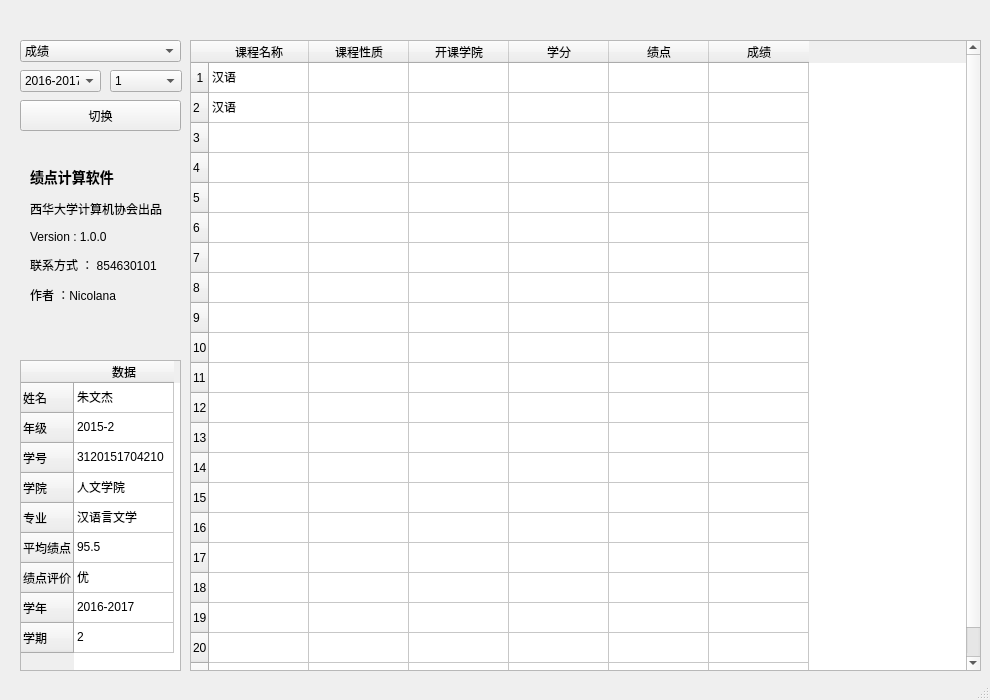
<?xml version="1.0" encoding="UTF-8"?>
<ui version="4.0">
 <class>MainWindow</class>
 <widget class="QMainWindow" name="MainWindow">
  <property name="enabled">
   <bool>true</bool>
  </property>
  <property name="geometry">
   <rect>
    <x>0</x>
    <y>0</y>
    <width>990</width>
    <height>700</height>
   </rect>
  </property>
  <property name="minimumSize">
   <size>
    <width>990</width>
    <height>700</height>
   </size>
  </property>
  <property name="maximumSize">
   <size>
    <width>990</width>
    <height>700</height>
   </size>
  </property>
  <property name="windowTitle">
   <string>MainWindow</string>
  </property>
  <widget class="QWidget" name="centralwidget">
   <widget class="QTableWidget" name="scoreTable">
    <property name="geometry">
     <rect>
      <x>190</x>
      <y>40</y>
      <width>791</width>
      <height>631</height>
     </rect>
    </property>
    <property name="minimumSize">
     <size>
      <width>791</width>
      <height>631</height>
     </size>
    </property>
    <property name="maximumSize">
     <size>
      <width>1920</width>
      <height>1080</height>
     </size>
    </property>
    <property name="font">
     <font>
      <family>Microsoft YaHei UI</family>
      <pointsize>9</pointsize>
     </font>
    </property>
    <property name="contextMenuPolicy">
     <enum>Qt::NoContextMenu</enum>
    </property>
    <property name="toolTip">
     <string>成绩课表</string>
    </property>
    <property name="layoutDirection">
     <enum>Qt::LeftToRight</enum>
    </property>
    <property name="autoFillBackground">
     <bool>true</bool>
    </property>
    <property name="lineWidth">
     <number>1</number>
    </property>
    <property name="autoScrollMargin">
     <number>7</number>
    </property>
    <property name="editTriggers">
     <set>QAbstractItemView::NoEditTriggers</set>
    </property>
    <property name="selectionBehavior">
     <enum>QAbstractItemView::SelectItems</enum>
    </property>
    <property name="textElideMode">
     <enum>Qt::ElideRight</enum>
    </property>
    <property name="verticalScrollMode">
     <enum>QAbstractItemView::ScrollPerItem</enum>
    </property>
    <property name="rowCount">
     <number>21</number>
    </property>
    <row>
     <property name="text">
      <string>1</string>
     </property>
     <property name="textAlignment">
      <set>AlignCenter</set>
     </property>
    </row>
    <row/>
    <row/>
    <row/>
    <row/>
    <row/>
    <row/>
    <row/>
    <row/>
    <row/>
    <row/>
    <row/>
    <row/>
    <row/>
    <row/>
    <row/>
    <row/>
    <row/>
    <row/>
    <row/>
    <row/>
    <column>
     <property name="text">
      <string>课程名称</string>
     </property>
     <property name="textAlignment">
      <set>AlignCenter</set>
     </property>
     <property name="background">
      <color>
       <red>85</red>
       <green>170</green>
       <blue>255</blue>
      </color>
     </property>
    </column>
    <column>
     <property name="text">
      <string>课程性质</string>
     </property>
     <property name="textAlignment">
      <set>AlignHCenter|AlignTop</set>
     </property>
    </column>
    <column>
     <property name="text">
      <string>开课学院</string>
     </property>
     <property name="textAlignment">
      <set>AlignCenter</set>
     </property>
    </column>
    <column>
     <property name="text">
      <string>学分</string>
     </property>
     <property name="textAlignment">
      <set>AlignCenter</set>
     </property>
    </column>
    <column>
     <property name="text">
      <string>绩点</string>
     </property>
     <property name="textAlignment">
      <set>AlignCenter</set>
     </property>
    </column>
    <column>
     <property name="text">
      <string>成绩</string>
     </property>
     <property name="textAlignment">
      <set>AlignCenter</set>
     </property>
    </column>
    <item row="0" column="0">
     <property name="text">
      <string>汉语</string>
     </property>
    </item>
    <item row="0" column="5">
     <property name="background">
      <brush brushstyle="NoBrush">
       <color alpha="255">
        <red>85</red>
        <green>170</green>
        <blue>255</blue>
       </color>
      </brush>
     </property>
    </item>
    <item row="1" column="0">
     <property name="text">
      <string>汉语</string>
     </property>
    </item>
    <item row="2" column="0">
     <property name="text">
      <string/>
     </property>
    </item>
   </widget>
   <widget class="QTableWidget" name="tableWidget_2">
    <property name="geometry">
     <rect>
      <x>20</x>
      <y>360</y>
      <width>161</width>
      <height>311</height>
     </rect>
    </property>
    <property name="dragDropOverwriteMode">
     <bool>true</bool>
    </property>
    <row>
     <property name="text">
      <string>姓名</string>
     </property>
    </row>
    <row>
     <property name="text">
      <string>年级</string>
     </property>
    </row>
    <row>
     <property name="text">
      <string>学号</string>
     </property>
    </row>
    <row>
     <property name="text">
      <string>学院</string>
     </property>
    </row>
    <row>
     <property name="text">
      <string>专业</string>
     </property>
    </row>
    <row>
     <property name="text">
      <string>平均绩点</string>
     </property>
    </row>
    <row>
     <property name="text">
      <string>绩点评价</string>
     </property>
    </row>
    <row>
     <property name="text">
      <string>学年</string>
     </property>
    </row>
    <row>
     <property name="text">
      <string>学期</string>
     </property>
    </row>
    <column>
     <property name="text">
      <string>数据</string>
     </property>
    </column>
    <item row="0" column="0">
     <property name="text">
      <string>朱文杰</string>
     </property>
    </item>
    <item row="1" column="0">
     <property name="text">
      <string>2015-2</string>
     </property>
    </item>
    <item row="2" column="0">
     <property name="text">
      <string>3120151704210</string>
     </property>
    </item>
    <item row="3" column="0">
     <property name="text">
      <string>人文学院</string>
     </property>
    </item>
    <item row="4" column="0">
     <property name="text">
      <string>汉语言文学</string>
     </property>
    </item>
    <item row="5" column="0">
     <property name="text">
      <string>95.5</string>
     </property>
    </item>
    <item row="6" column="0">
     <property name="text">
      <string>优</string>
     </property>
    </item>
    <item row="7" column="0">
     <property name="text">
      <string>2016-2017</string>
     </property>
    </item>
    <item row="8" column="0">
     <property name="text">
      <string>2</string>
     </property>
    </item>
   </widget>
   <widget class="QComboBox" name="comboBox">
    <property name="geometry">
     <rect>
      <x>20</x>
      <y>40</y>
      <width>161</width>
      <height>22</height>
     </rect>
    </property>
    <item>
     <property name="text">
      <string>成绩</string>
     </property>
    </item>
    <item>
     <property name="text">
      <string>课表</string>
     </property>
    </item>
   </widget>
   <widget class="QComboBox" name="comboBox_2">
    <property name="geometry">
     <rect>
      <x>20</x>
      <y>70</y>
      <width>81</width>
      <height>22</height>
     </rect>
    </property>
    <item>
     <property name="text">
      <string>2016-2017</string>
     </property>
    </item>
    <item>
     <property name="text">
      <string>2015-2016</string>
     </property>
    </item>
    <item>
     <property name="text">
      <string>2014-2015</string>
     </property>
    </item>
   </widget>
   <widget class="QComboBox" name="comboBox_3">
    <property name="geometry">
     <rect>
      <x>110</x>
      <y>70</y>
      <width>72</width>
      <height>22</height>
     </rect>
    </property>
    <item>
     <property name="text">
      <string>1</string>
     </property>
    </item>
    <item>
     <property name="text">
      <string>2</string>
     </property>
    </item>
    <item>
     <property name="text">
      <string>3</string>
     </property>
    </item>
   </widget>
   <widget class="QLabel" name="label">
    <property name="geometry">
     <rect>
      <x>30</x>
      <y>130</y>
      <width>141</width>
      <height>211</height>
     </rect>
    </property>
    <property name="text">
     <string>&lt;h3&gt;绩点计算软件&lt;/h3&gt;&lt;p&gt;西华大学计算机协会出品&lt;/p&gt;&lt;p&gt;Version :  1.0.0&lt;/p&gt;联系方式 ： 854630101&lt;p&gt;&lt;p&gt;作者 ：Nicolana &lt;/p&gt;</string>
    </property>
    <property name="textFormat">
     <enum>Qt::RichText</enum>
    </property>
   </widget>
   <widget class="QPushButton" name="pushButton">
    <property name="geometry">
     <rect>
      <x>20</x>
      <y>100</y>
      <width>161</width>
      <height>31</height>
     </rect>
    </property>
    <property name="text">
     <string>切换</string>
    </property>
   </widget>
  </widget>
  <widget class="QStatusBar" name="statusbar"/>
 </widget>
 <resources/>
 <connections/>
</ui>
